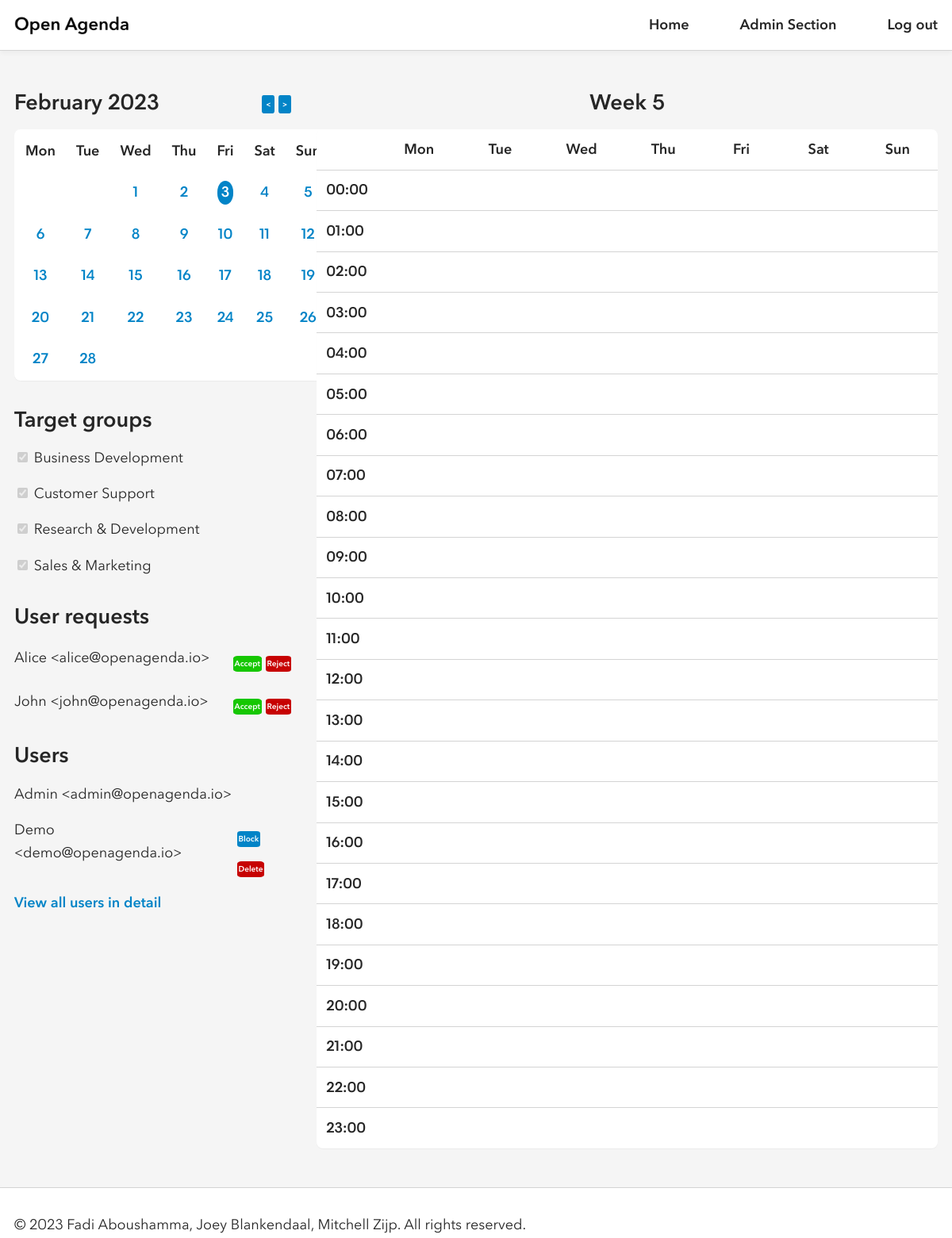
The app's page /admin.php (signed in) with its own data.
### tables this page shows
create table if not exists groups
(
    id char(36) not null,
    name varchar(31) not null,
    primary key (id),
    unique (name)
);

create table if not exists users
(
    id char(36) not null,
    name varchar(63) not null,
    email varchar(255) not null,
    password varchar(255) not null,
    is_accepted int(1) not null default 0,  
    is_blocked boolean not null default 0,
    is_admin boolean not null default 0,
    primary key (id),
    unique (email)
);

### private/bootstrap.php (called while the page is built, shortened)
<?php
$db = new mysqli('localhost', 'root', '', 'openagenda');
require_once('classes/groupmanager.php');
require_once('classes/usermanager.php');
$groupManager = new GroupManager($db);
$userManager = new UserManager($db);

### private/classes/groupmanager.php (called while the page is built)
<?php
final class GroupManager
{
    private $db;
    public function __construct($db)
    {
        $this->db = $db;
    }
    public function get_groups()
    {
        $result = $this->db->query("SELECT * FROM groups");
        return $result->fetch_all(MYSQLI_ASSOC);
    }
}

### private/classes/usermanager.php (called while the page is built, shortened)
<?php
final class UserManager
{
    private $db;
    public function __construct($db)
    {
        $this->db = $db;
    }
    public function get_accepted_users($limit = null)
    {
        $result = $this->db->query("SELECT * FROM users WHERE is_accepted = 1" . (isset($limit) ? " LIMIT " . $limit : "") . ";");
        return $result->fetch_all(MYSQLI_ASSOC);
    }
    public function get_pending_users($limit = null)
    {
        $result = $this->db->query("SELECT * FROM users WHERE is_accepted = 0" . (isset($limit) ? " LIMIT " . $limit : "") . ";");
        return $result->fetch_all(MYSQLI_ASSOC);
    }
    public function get_logged_in_user_id()
    {
        return $_SESSION['user'];
    }
    public function is_blocked($user_id)
    {
        $result = $this->db->query("SELECT is_blocked FROM users WHERE id = '" . $this->db->real_escape_string($user_id) . "';");
        $user = $result->fetch_assoc();
        return $user['is_blocked'];
    }
}

### public/admin.php (the view, shortened to what this page needs)
<?php
require_once('../private/components/header.php');
?>
<div class="flex-x">
    <div class="flex-y gap-2 width-30">
        <section class="flex-y">
            <?php
            require_once('../private/components/calendar_month.php');
            ?>
        </section>
        <section class="flex-y">
            <?php
            require_once('../private/components/target_groups.php');
            ?>
        </section>
        <section class="flex-y">
            <header>
                <h2 class="left">User requests</h2>
            </header>
            <?php
            $pending_users = $userManager->get_pending_users(5);
            if (count($pending_users) == 0)
            {
            ?>
                <p>There are no pending users.</p>
            <?php
            }
            else
            {
                foreach ($pending_users as $user)
                {
                ?>
                    <div class="flex-x center">
                        <p><?= $user['name']; ?> &lt;<?= $user['email']; ?>&gt;</p>
                        <?php
                        if ($user['id'] != $userManager->get_logged_in_user_id())
                        {
                        ?>
                            <div class="right">
                                <?php
                                require('../private/components/button_accept.php');
                                require('../private/components/button_reject.php');
                                ?>
                            </div>
                        <?php
                        }
                        ?>
                    </div>
                <?php
                }
            }
            ?>
        </section>
        <section class="flex-y">
            <header>
                <h2 class="left">Users</h2>
            </header>
            <?php
            foreach ($userManager->get_accepted_users(5) as $user)
            {
            ?>
                <div class="flex-x">
                    <p><?= $user['name']; ?> &lt;<?= $user['email']; ?>&gt;</p>
                    <?php
                    if ($user['id'] != $userManager->get_logged_in_user_id())
                    {
                    ?>
                        <div class="right">
                            <?php
                            require('../private/components/button_block.php');
                            require('../private/components/button_delete.php');
                            ?>
                        </div>
                    <?php
                    }
                    ?>
                </div>
            <?php
            }
            ?>
            <a href="admin-users.php">View all users in detail</a>
        </section>
    </div>
    <div class="flex-y width-70">
        <?php
        require_once('../private/components/calendar_week.php');
        ?>
    </div>
</div>
<?php
require_once('../private/components/footer.php');

### private/components/target_groups.php
<header>
    <h2 class="left">Target groups</h2>
</header>
<form class="flex-y">
    <?php
    $groups = $groupManager->get_groups();
    if (count($groups) == 0)
    {
    ?>
        <p>No target groups have been created yet.</p>
    <?php
    }
    else
    {
        foreach ($groups as $group)
        {
        ?>
            <div>
                <input type="checkbox" checked disabled>
                <label><?= $group['name'] ?></label>
            </div>
        <?php
        }
    }
    ?>
</form>

### private/components/button_accept.php (shortened to what this page needs)
<form class="inline-block" action="admin-accept.php" method="post">
    <button class="small-button accept-button">Accept</button>
</form>

### private/components/button_reject.php (shortened to what this page needs)
<form class="inline-block" action="admin-reject-delete.php" method="post">
    <button class="small-button decline-button">Reject</button>
</form>

### private/components/button_block.php (shortened to what this page needs)
<?php
$is_blocked = $userManager->is_blocked($user['id']);
?>
<form class="inline-block" action="admin-<?= $is_blocked ? 'un' : ''; ?>block.php" method="post">
    <button class="small-button block-button"><?= $is_blocked ? 'Unb' : 'B'; ?>lock</button>
</form>

### private/components/button_delete.php (shortened to what this page needs)
<form class="inline-block" action="admin-reject-delete.php" method="post">
    <button class="small-button delete-button">Delete</button>
</form>

### public/assets/style.css (style rules this page uses)
:root { --border: 1px solid var(--border-color); --border-color: #d4d4d4; --border-radius: .5rem; --gap: 1rem; --line-height: 1.618; --padding: var(--padding-y) var(--padding-x); --padding-x: 1.125rem; --padding-y: 1rem; --transition: all .5s; --black: #262626; --black-dark: #000; --green: #16a34a; --light: #f5f5f5; --red: #dc2626; --sky: #0284c7; --sky-dark: #0369a1; --white: #fff; --yellow: #ca8a04; }
html { height: 100%; }
body, button, input { -moz-osx-font-smoothing: grayscale; -webkit-font-smoothing: antialiased; color: var(--black); font: 1.125rem Avenir Next, system-ui,-apple-system,"Segoe UI",Roboto,"Helvetica Neue","Noto Sans","Liberation Sans",Arial,sans-serif,"Apple Color Emoji","Segoe UI Emoji","Segoe UI Symbol","Noto Color Emoji"; line-height: var(--line-height); }
body { background: var(--light); display: flex; flex-direction: column; height: inherit; margin: 0; }
a { color: var(--sky); font-weight: bold; text-decoration: none; }
h1, h2, h3 { line-height: calc(var(--line-height) / 2 + .5); margin: 0; text-align: center; }
p { margin: 0; }
.flex-x, .flex-y { display: flex; gap: var(--gap); }
main > .flex-x, main > .flex-y { gap: calc(var(--gap) * 2); }
.flex-x { flex-direction: row; }
.flex-y { flex-direction: column; }
.right { margin-left: auto; }
form { display: flex; flex-direction: column; gap: var(--gap); }
form > div, form .flex-y { gap: calc(var(--gap) / 4) !important; }
form > button { margin-top: var(--gap); }
input { border: var(--border); border-radius: var(--border-radius); padding: var(--padding); }
button, .button { background: var(--sky); border: none; border-radius: var(--border-radius); color: var(--white); cursor: pointer; display: inline-block; font-weight: bold; padding: calc(var(--padding-y) * .75) calc(var(--padding-x) * 1.5); text-align: center; text-decoration: none; }
.small-button { font-size: 10px; display: inline-block; color: var(--white); text-decoration: none; padding: 2px; border-radius: 15%; }
.accept-button { background-color: #16c702; }
.decline-button { background-color: #c70202; }
.delete-button { background-color: #c70202; }
.block-button { background-color: #0284c7; }
.gap-2 { gap: calc(var(--gap) * 2); }
.inline-block { display: inline-block; }
.left { text-align: left; }
.center { align-items: center; }
.width-30 { width: 30%; }
.width-70 { width: 70%; }

### records on screen
groups: name "Business Development"
groups: name "Customer Support"
groups: name "Research & Development"
groups: name "Sales & Marketing"
users: name "Alice", email "alice@openagenda.io"
users: name "John", email "john@openagenda.io"
users: name "Admin", email "admin@openagenda.io"
users: name "Demo", email "demo@openagenda.io", is_blocked "B"

### other values on screen
date('F Y', mktime(0, 0, 0, $month, 1, $year)) "February 2023"
$days[$i] "Mon"
$days[$i] "Tue"
$days[$i] "Wed"
$days[$i] "Thu"
$days[$i] "Fri"
$days[$i] "Sat"
$days[$i] "Sun"
$week_number "5"
$day "Mon"
$day "Tue"
$day "Wed"
$day "Thu"
$day "Fri"
$day "Sat"
